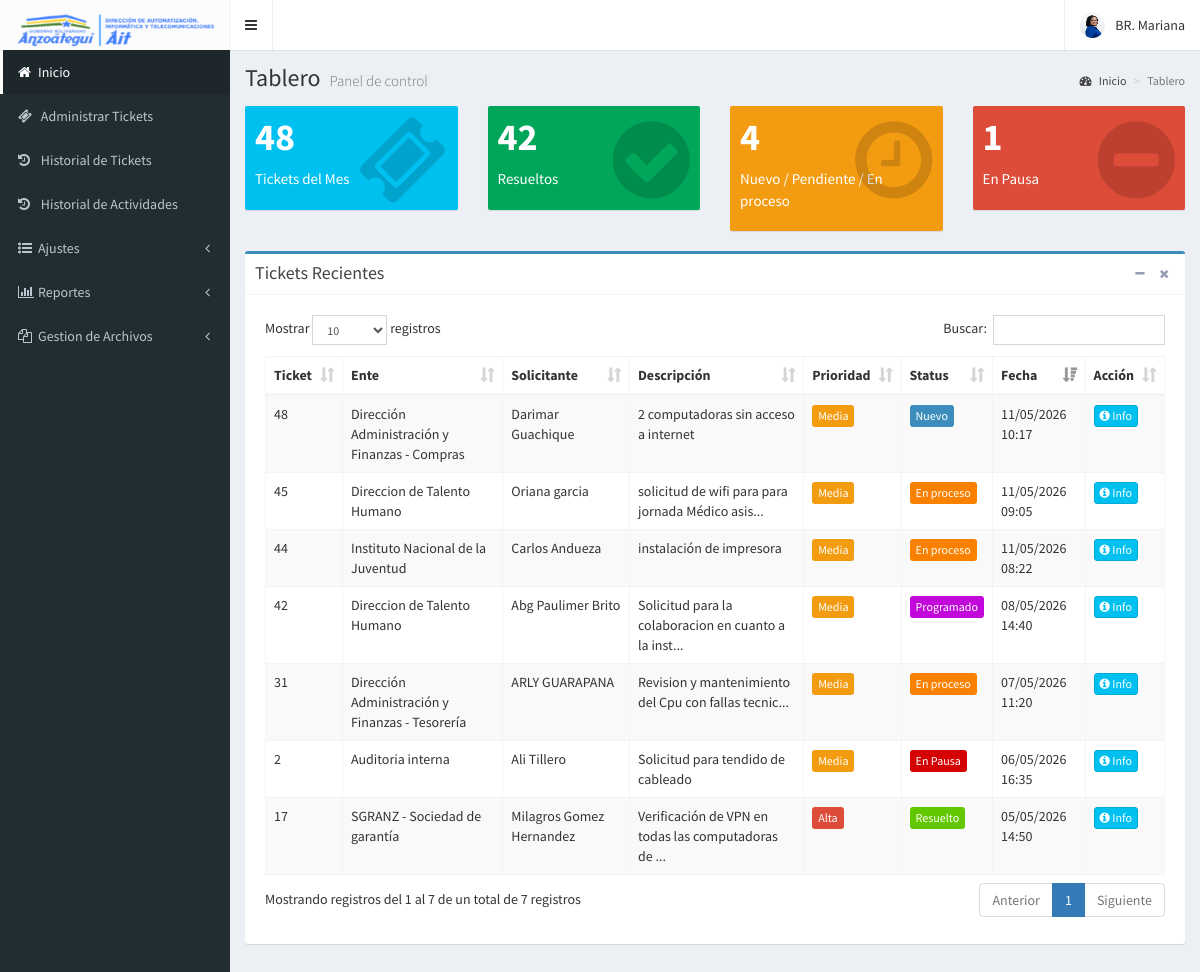
Screenshot of / (signed in) with the database file from the repository.
### tables this page shows
CREATE TABLE `ticket` (
  `id` int(11) NOT NULL,
  `ticket` int(11) NOT NULL,
  `id_usuario` int(11) NOT NULL,
  `id_ente` int(11) NOT NULL,
  `solicitante` text NOT NULL,
  `descripcion` text NOT NULL,
  `id_medio` int(11) NOT NULL,
  `id_prioridad` int(11) NOT NULL,
  `estado` int(11) NOT NULL,
  `modificacion` datetime NOT NULL DEFAULT current_timestamp() ON UPDATE current_timestamp(),
  `fecha` datetime NOT NULL DEFAULT current_timestamp(),
  `finalizado` enum('si','no') NOT NULL DEFAULT 'no'
);

CREATE TABLE `prioridad` (
  `id` int(11) NOT NULL,
  `prioridad` text NOT NULL,
  `color` text NOT NULL,
  `estado` int(11) NOT NULL,
  `modificacion` datetime NOT NULL DEFAULT current_timestamp() ON UPDATE current_timestamp(),
  `fecha` datetime NOT NULL DEFAULT current_timestamp()
);

CREATE TABLE `status` (
  `id` int(11) NOT NULL,
  `status` text NOT NULL,
  `color` text NOT NULL,
  `estado` int(11) NOT NULL,
  `modificacion` datetime NOT NULL DEFAULT current_timestamp() ON UPDATE current_timestamp(),
  `fecha` datetime NOT NULL DEFAULT current_timestamp()
);

### controladores/plantilla.controlador.php (called while the page is built)
<?php
class ControladorPlantilla{
	static public function ctrPlantilla(){
		include "vistas/plantilla.php";
	}
}

### index.php (called while the page is built, shortened)
<?php
require_once "controladores/plantilla.controlador.php";
require_once "controladores/usuarios.controlador.php";
require_once "modelos/medio.modelo.php";
require_once "controladores/status.controlador.php";
require_once "modelos/status.modelo.php";
require_once "controladores/prioridad.controlador.php";
require_once "modelos/prioridad.modelo.php";
require_once "modelos/coordinacion.modelo.php";
require_once "controladores/entes.controlador.php";
require_once "modelos/entes.modelo.php";
require_once "modelos/item.modelo.php";
require_once "controladores/ticket.controlador.php";
require_once "modelos/ticket.modelo.php";
require_once "controladores/ticketcoordinacion.controlador.php";
require_once "modelos/ticketcoordinacion.modelo.php";
require_once "controladores/ticketstatus.controlador.php";
require_once "modelos/ticketstatus.modelo.php";
$plantilla = new ControladorPlantilla();
$plantilla -> ctrPlantilla();

### controladores/ticketcoordinacion.controlador.php (called while the page is built, shortened)
<?php
class ControladorTicketcoordinacion{
	static public function ctrMostrarTicketcoordinacion($ticketcoordinacion, $valor){
		$tabla = "ticketcoordinacion";
		$respuesta = ModeloTicketcoordinacion::MdlMostrarTicketcoordinacion($tabla, $ticketcoordinacion, $valor);
		return $respuesta;
	}
}

### modelos/ticketcoordinacion.modelo.php (called while the page is built, shortened)
<?php
require_once "conexion.php";
class ModeloTicketcoordinacion{
	static public function mdlMostrarTicketcoordinacion($tabla, $ticketcoordinacion, $valor){
		$tablasPermitidas = ['ticketcoordinacion', 'coordinacion', 'documento', 'entes', 'item', 'medio', 'prioridad', 'prueba', 'servicios', 'status', 'ticket', 'ticketservicios', 'ticketstatus', 'ticketusuario', 'tipodocs', 'usuarios'];
		if($ticketcoordinacion != null){
			$stmt = Conexion::conectar()->prepare("SELECT * FROM $tabla WHERE $ticketcoordinacion = :$ticketcoordinacion");
			$stmt -> bindParam(":".$ticketcoordinacion, $valor, PDO::PARAM_STR);
			$stmt -> execute();
			return $stmt -> fetch();
		}else{
			$stmt = Conexion::conectar()->prepare("SELECT * FROM $tabla");
			$stmt -> execute();
			return $stmt -> fetchAll();
		}
	}
}

### modelos/conexion.php (called while the page is built)
<?php
class Conexion{
	static public function conectar(){
		$link = new PDO("mysql:host=localhost:3306;dbname=php",
						"root",
						"");
		$link->exec("set names utf8");
		return $link;
	}
}

### controladores/ticket.controlador.php (called while the page is built, shortened)
<?php
class ControladorTicket{
	static public function ctrMostrarTicket($item, $valor){
		$tabla = "ticket";
		$respuesta = ModeloTicket::MdlMostrarTicket($tabla, $item, $valor);
		return $respuesta;
	}
}

### modelos/ticket.modelo.php (called while the page is built, shortened)
<?php
require_once "conexion.php";
class ModeloTicket{
	static public function mdlMostrarTicket($tabla, $item, $valor){
		$tablasPermitidas = ['ticket', 'coordinacion', 'documento', 'entes', 'item', 'medio', 'prioridad', 'prueba', 'servicios', 'status', 'ticketcoordinacion', 'ticketservicios', 'ticketstatus', 'ticketusuario', 'tipodocs', 'usuarios'];
		if($item != null){
			$stmt = Conexion::conectar()->prepare("SELECT * FROM $tabla WHERE $item = :$item");
			$stmt -> bindParam(":".$item, $valor, PDO::PARAM_STR);
			$stmt -> execute();
			return $stmt -> fetch();
		}else{
			$stmt = Conexion::conectar()->prepare("SELECT * FROM $tabla");
			$stmt -> execute();
			return $stmt -> fetchAll();
		}
	}
}

### vistas/modulos/archivo_funciones.php (called while the page is built, shortened)
<?php
function obtenerDatosTicket($id_ticket) {
    static $tickets = null;
    if ($tickets === null) {
        $tickets = ControladorTicket::ctrMostrarTicket(null, null);
        $tickets = array_column($tickets, null, 'id');
    }
    return $tickets[$id_ticket] ?? ['id' => '', 'descripcion' => ''];
}
function obtenerNombreEnte($id_ente) {
    static $entes = null;
    if ($entes === null) {
        $entes = ControladorEntes::ctrMostrarEntes(null, null);
        $entes = array_column($entes, 'entes', 'id');
    }
    return $entes[$id_ente] ?? '';
}
function obtenerDatosPrioridad($id_prioridad) {
    static $prioridad = null;
    if ($prioridad === null) {
        $prioridad = ControladorPrioridad::ctrMostrarPrioridad(null, null);
        $prioridad = array_column($prioridad, null, 'id');
    }
    return $prioridad[$id_prioridad] ?? ['prioridad' => '', 'color' => ''];
}
function obtenerDatosStatus($id_status) {
    static $status = null;
    if ($status === null) {
        $status = ControladorStatus::ctrMostrarStatus(null, null);
        $status = array_column($status, null, 'id');
    }
    return $status[$id_status] ?? ['status' => '', 'color' => ''];
}
?>

### controladores/entes.controlador.php (called while the page is built, shortened)
<?php
class ControladorEntes{
	static public function ctrMostrarEntes($item, $valor){
		$tabla = "entes";
		$respuesta = ModeloEntes::MdlMostrarEntes($tabla, $item, $valor);
		return $respuesta;
	}
}

### modelos/entes.modelo.php (called while the page is built, shortened)
<?php
require_once "conexion.php";
class ModeloEntes{
	static public function mdlMostrarEntes($tabla, $item, $valor){
		$tablasPermitidas = ['entes', 'coordinacion', 'documento', 'item', 'medio', 'prioridad', 'prueba', 'servicios', 'status', 'ticket', 'ticketcoordinacion', 'ticketservicios', 'ticketstatus', 'ticketusuario', 'tipodocs', 'usuarios'];
		if($item != null){
			$stmt = Conexion::conectar()->prepare("SELECT * FROM $tabla WHERE $item = :$item");
			$stmt -> bindParam(":".$item, $valor, PDO::PARAM_STR);
			$stmt -> execute();
			return $stmt -> fetch();
		}else{
			$stmt = Conexion::conectar()->prepare("SELECT * FROM $tabla");
			$stmt -> execute();
			return $stmt -> fetchAll();
		}
	}
}

### controladores/prioridad.controlador.php (called while the page is built, shortened)
<?php
class ControladorPrioridad{
	static public function ctrMostrarPrioridad($item, $valor){
		$tabla = "prioridad";
		$respuesta = ModeloPrioridad::MdlMostrarPrioridad($tabla, $item, $valor);
		return $respuesta;
	}
}

### modelos/prioridad.modelo.php (called while the page is built, shortened)
<?php
require_once "conexion.php";
class ModeloPrioridad{
	static public function mdlMostrarPrioridad($tabla, $item, $valor){
		$tablasPermitidas = ['prioridad', 'coordinacion', 'documento', 'entes', 'item', 'medio', 'prueba', 'servicios', 'status', 'ticket', 'ticketcoordinacion', 'ticketservicios', 'ticketstatus', 'ticketusuario', 'tipodocs', 'usuarios'];
		if($item != null){
			$stmt = Conexion::conectar()->prepare("SELECT * FROM $tabla WHERE $item = :$item");
			$stmt -> bindParam(":".$item, $valor, PDO::PARAM_STR);
			$stmt -> execute();
			return $stmt -> fetch();
		}else{
			$stmt = Conexion::conectar()->prepare("SELECT * FROM $tabla");
			$stmt -> execute();
			return $stmt -> fetchAll();
		}
	}
}

### controladores/status.controlador.php (called while the page is built, shortened)
<?php
class ControladorStatus{
	static public function ctrMostrarStatus($item, $valor){
		$tabla = "status";
		$respuesta = ModeloStatus::MdlMostrarStatus($tabla, $item, $valor);
		return $respuesta;
	}
}

### modelos/status.modelo.php (called while the page is built, shortened)
<?php
require_once "conexion.php";
class ModeloStatus{
	static public function mdlMostrarStatus($tabla, $item, $valor){
		$tablasPermitidas = ['status', 'coordinacion', 'documento', 'entes', 'item', 'medio', 'prioridad', 'prueba', 'servicios', 'ticket', 'ticketcoordinacion', 'ticketservicios', 'ticketstatus', 'ticketusuario', 'tipodocs', 'usuarios'];
		if($item != null){
			$stmt = Conexion::conectar()->prepare("SELECT * FROM $tabla WHERE $item = :$item");
			$stmt -> bindParam(":".$item, $valor, PDO::PARAM_STR);
			$stmt -> execute();
			return $stmt -> fetch();
		}else{
			$stmt = Conexion::conectar()->prepare("SELECT * FROM $tabla");
			$stmt -> execute();
			return $stmt -> fetchAll();
		}
	}
}

### controladores/ticketstatus.controlador.php (called while the page is built, shortened)
<?php
class ControladorTicketstatus{
	static public function ctrMostrarTicketstatus($ticketstatus, $valor){
		$tabla = "ticketstatus";
		$respuesta = ModeloTicketstatus::MdlMostrarTicketstatus($tabla, $ticketstatus, $valor);
		return $respuesta;
	}
}

### modelos/ticketstatus.modelo.php (called while the page is built, shortened)
<?php
require_once "conexion.php";
class ModeloTicketstatus{
	static public function mdlMostrarTicketstatus($tabla, $ticketstatus, $valor){
		$tablasPermitidas = ['ticketstatus', 'coordinacion', 'documento', 'entes', 'item', 'medio', 'prioridad', 'prueba', 'servicios', 'status', 'ticket', 'ticketcoordinacion', 'ticketservicios', 'ticketusuario', 'tipodocs', 'usuarios'];
		if($ticketstatus != null){
			$stmt = Conexion::conectar()->prepare("SELECT * FROM $tabla WHERE $ticketstatus = :$ticketstatus");
			$stmt -> bindParam(":".$ticketstatus, $valor, PDO::PARAM_STR);
			$stmt -> execute();
			return $stmt -> fetch();
		}else{
			$stmt = Conexion::conectar()->prepare("SELECT * FROM $tabla");
			$stmt -> execute();
			return $stmt -> fetchAll();
		}
	}
}

### vistas/modulos/inicio/ticket_reciente.php (the view, shortened to what this page needs)
<div class="box box-primary">
    <div class="box-header with-border">
        <h3 class="box-title">Tickets Recientes</h3>
        <div class="box-tools pull-right">
            <button type="button" class="btn btn-box-tool" data-widget="collapse" data-toggle="tooltip" title="Collapse">
                <i class="fa fa-minus"></i>
            </button>
            <button type="button" class="btn btn-box-tool" data-widget="remove" data-toggle="tooltip" title="Remove">
                <i class="fa fa-times"></i>
            </button>
        </div>
    </div>
    <div class="box-body">
        <div class="box-body">
            <table id="ticketsRecientesTable" class="table table-bordered table-striped table-hover dataTable dt-responsive" width="100%" role="grid">
                <thead>
                    <tr role="row">
                        <th>Ticket</th>
                        <th>Ente</th>
                        <th>Solicitante</th>
                        <th>Descripción</th>
                        <th>Prioridad</th>
                        <th>Status</th>
                        <th>Fecha</th>
                        <th>Acción</th>
                    </tr>
                </thead>
                <tbody>
                    <?php
                    $ticketsMostrados = array();
                    $ticketsRecientes = array();
                    $ticketcoordinacion = ControladorTicketcoordinacion::ctrMostrarTicketcoordinacion(null, null);
                    if ($ticketcoordinacion) {
                        foreach ($ticketcoordinacion as $value) {
                            if (in_array($value["id_ticket"], $ticketsMostrados)) {
                                continue;
                            }
                            $datosTicket = ControladorTicket::ctrMostrarTicket("id", $value["id_ticket"]);
                            if ($datosTicket) {
                                if (isset($datosTicket["finalizado"]) && $datosTicket["finalizado"] == "si") {
                                    continue;
                                }
                                $ticketsRecientes[] = array(
                                    'id' => $value["id_ticket"],
                                    'ente_id' => $datosTicket["id_ente"],
                                    'solicitante' => $datosTicket["solicitante"],
                                    'descripcion' => $datosTicket["descripcion"],
                                    'prioridad_id' => $datosTicket["id_prioridad"],
                                    'fecha' => $value["fecha"]
                                );
                                $ticketsMostrados[] = $value["id_ticket"];
                            }
                        }
                    }
                    usort($ticketsRecientes, function($a, $b) {
                        return strtotime($b['fecha']) - strtotime($a['fecha']);
                    });
                    $ticketsRecientes = array_slice($ticketsRecientes, 0, 25);
                    $todosLosStatus = ControladorTicketstatus::ctrMostrarTicketstatus(null, null);
                    $ultimoStatusPorTicket = array();
                    if ($todosLosStatus) {
                        foreach ($todosLosStatus as $statusItem) {
                            $idTicket = $statusItem["id_ticket"];
                            $ultimoStatusPorTicket[$idTicket] = $statusItem["id_status"];
                        }
                    }
                    foreach ($ticketsRecientes as $ticket) {
                        $destino = "index.php?ruta=ticket&id=" . $ticket['id'];
                        $nombreEnte = obtenerNombreEnte($ticket['ente_id']);
                        $datosPrioridad = obtenerDatosPrioridad($ticket['prioridad_id']);
                        $resultado = 1;
                        if (isset($ultimoStatusPorTicket[$ticket['id']])) {
                            $resultado = $ultimoStatusPorTicket[$ticket['id']];
                        }
                        $datosStatus2 = obtenerDatosStatus($resultado);
                        $descripcionCorta = strlen($ticket['descripcion']) > 50
                            ? substr($ticket['descripcion'], 0, 50) . '...'
                            : $ticket['descripcion'];
                        ?>
                        <tr>
                            <td><?php echo $ticket['id']; ?></td>
                            <td><?php echo $nombreEnte; ?></td>
                            <td><?php echo htmlspecialchars($ticket['solicitante']); ?></td>
                            <td><?php echo htmlspecialchars($descripcionCorta); ?></td>
                            <td>
                                <span class="btn btn-xs" style="color: white; background-color: <?php echo $datosPrioridad["color"]; ?>;">
                                    <?php echo $datosPrioridad["prioridad"]; ?>
                                </span>
                            </td>
                            <td>
                                <span class="btn btn-xs" style="color: white; background-color: <?php echo $datosStatus2["color"]; ?>;">
                                    <?php echo $datosStatus2["status"]; ?>
                                </span>
                            </td>
                            <td><?php echo date('d/m/Y H:i', strtotime($ticket['fecha'])); ?></td>
                            <td>
                                <button class="btn btn-xs btn-info" onclick="window.location.href='<?php echo $destino; ?>';">
                                    <i class="fa fa-info-circle"></i> Info
                                </button>
                            </td>
                        </tr>
                        <?php
                    }
                    ?>
                </tbody>
            </table>
        </div>
    </div>
</div>

### rows the page displays
ticket: id "48", nombreEnte "Dirección Administración y Finanzas - Compras", solicitante "Darimar Guachique", descripcion "2 computadoras sin acceso a internet", id_prioridad.prioridad "Media", fecha "11/05/2026 10:17"
status: status "Nuevo"
ticket: id "45", id_ente "Direccion de Talento Humano", solicitante "Oriana garcia", descripcion "solicitud de wifi para para jornada Médico asis...", id_prioridad.prioridad "Media", id.status "En proceso", fecha "11/05/2026 09:05"
ticket: id "44", id_ente "Instituto Nacional de la Juventud", solicitante "Carlos Andueza", descripcion "instalación de impresora", id_prioridad.prioridad "Media", id.status "En proceso", fecha "11/05/2026 08:22"
ticket: id "42", id_ente "Direccion de Talento Humano", solicitante "Abg Paulimer Brito", descripcion "Solicitud para la colaboracion en cuanto a la inst...", id_prioridad.prioridad "Media", id.status "Programado", fecha "08/05/2026 14:40"
ticket: id "31", id_ente "Dirección Administración y Finanzas - Tesorería", solicitante "ARLY GUARAPANA", descripcion "Revision y mantenimiento del Cpu con fallas tecnic...", id_prioridad.prioridad "Media", id.status "En proceso", fecha "07/05/2026 11:20"
ticket: id "2", id_ente "Auditoria interna", solicitante "Ali Tillero", descripcion "Solicitud para tendido de cableado", id_prioridad.prioridad "Media", id.status "En Pausa", fecha "06/05/2026 16:35"
ticket: id "17", id_ente "SGRANZ - Sociedad de garantía", solicitante "Milagros Gomez Hernandez", descripcion "Verificación de VPN en todas las computadoras de ...", id_prioridad.prioridad "Alta", id.status "Resuelto", fecha "05/05/2026 14:50"

### other values shown
$_SESSION["nombre"] "BR. Mariana"
$countTicket "48"
$ResueltoStatus "42"
$NoResueltoStatus "4"
$PausaStatus "1"
